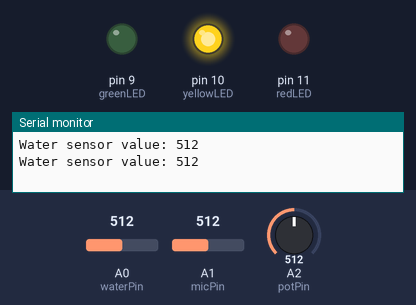
A sketch run on a simulated Arduino Uno, built with avr-gcc and run on an emulated ATmega328P. Parts: output pins drawn as LEDs (lit = HIGH), the last lines printed to the serial monitor. The inputs (shaded band) are chosen by the test bench; at power-on: A0 (waterPin) = 512, A2 (potPin) = 512, A1 (micPin) = 512.

Above: at 1.8 s.
1.9 s: A0 (waterPin) set to 686
3.4 s: A0 (waterPin) set to 712
At 4.4 s:
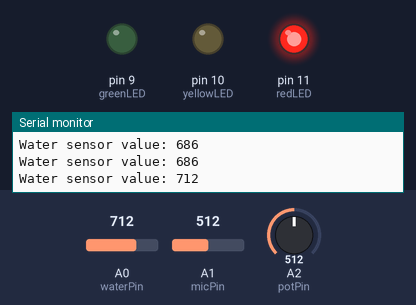
5.5 s: A0 (waterPin) set to 290
At 7.1 s:
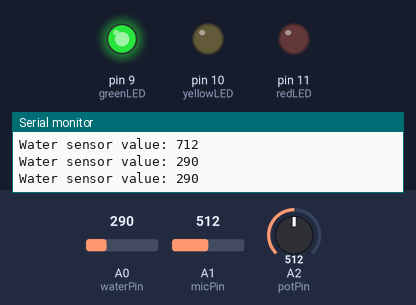
7.5 s: A2 (potPin) set to 693
9.2 s: A2 (potPin) set to 714
At 11.4 s:
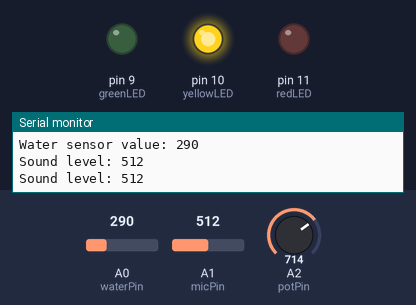
12.5 s: A2 (potPin) set to 690
At 13.8 s:
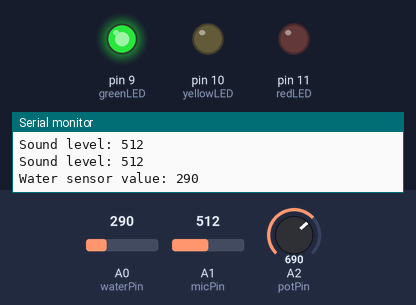
Timing chart, 0 to 15.5 s (numbered marks = the images above; inputs shaded):
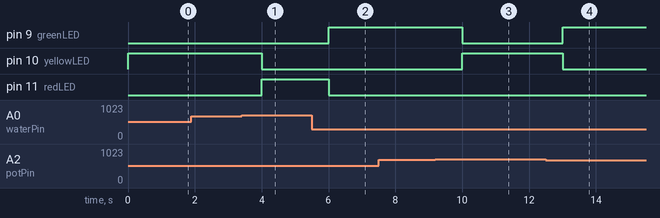

The sketch:

trafficL_act1.ino
```cpp
#include <DHT.h>
#define DHTPIN 2   // Pin for DHT11 sensor
#define DHTTYPE DHT11

DHT dht(DHTPIN, DHTTYPE);

int potPin = A2;    // Potentiometer pin
int waterPin = A0;  // Water sensor pin
int micPin = A1;    // Microphone sensor pin
int greenLED = 9;
int yellowLED = 10;
int redLED = 11;

void setup() {
  Serial.begin(9600);
  dht.begin();

  pinMode(greenLED, OUTPUT);
  pinMode(yellowLED, OUTPUT);
  pinMode(redLED, OUTPUT);
}

void loop() {
  int potValue = analogRead(potPin);   // Read potentiometer
  if (potValue >= 0 && potValue <= 300) {
    readDHT11();  // DHT11 mode
  } else if (potValue > 300 && potValue <= 700) {
    readWaterSensor();  // Water sensor mode
  } else if (potValue > 700 && potValue <= 1023) {
    readMicSensor();  // Microphone sensor mode
  }
  delay(1000);  // Delay between readings
}

void readDHT11() {
  float temperature = dht.readTemperature();
  float humidity = dht.readHumidity();

  if (temperature < 20) {
    setLEDs(HIGH, LOW, LOW);  // Green LED
  } else if (temperature >= 20 && temperature <= 30) {
    setLEDs(LOW, HIGH, LOW);  // Yellow LED
  } else {
    setLEDs(LOW, LOW, HIGH);  // Red LED
  }

  Serial.print("Temperature: ");
  Serial.print(temperature);
  Serial.println(" °C");
  Serial.print("Humidity: ");
  Serial.print(humidity);
  Serial.println(" %");
}

void readWaterSensor() {
  int waterValue = analogRead(waterPin);

  if (waterValue < 300) {
    setLEDs(HIGH, LOW, LOW);  // Green LED
  } else if (waterValue >= 300 && waterValue <= 700) {
    setLEDs(LOW, HIGH, LOW);  // Yellow LED
  } else {
    setLEDs(LOW, LOW, HIGH);  // Red LED
  }

  Serial.print("Water sensor value: ");
  Serial.println(waterValue);
}

void readMicSensor() {
  int soundValue = analogRead(micPin);

  if (soundValue < 300) {
    setLEDs(HIGH, LOW, LOW);  // Green LED
  } else if (soundValue >= 300 && soundValue <= 700) {
    setLEDs(LOW, HIGH, LOW);  // Yellow LED
  } else {
    setLEDs(LOW, LOW, HIGH);  // Red LED
  }

  Serial.print("Sound level: ");
  Serial.println(soundValue);
}

void setLEDs(int greenState, int yellowState, int redState) {
  digitalWrite(greenLED, greenState);
  digitalWrite(yellowLED, yellowState);
  digitalWrite(redLED, redState);
}
```

Measured:
- the behaviour switches between 700 and 701 on A0 (waterPin) (found by bisection; images 0 and 1)
- the behaviour switches between 700 and 701 on A2 (potPin) (found by bisection; images 2 and 3)
- after the input at 3.4 s, pin 10 (yellowLED): HIGH → LOW after 0.60 s; pin 11 (redLED): LOW → HIGH after 0.60 s
- after the input at 5.5 s, pin 9 (greenLED): LOW → HIGH after 0.50 s; pin 11 (redLED): HIGH → LOW after 0.50 s
- after the input at 9.2 s, pin 9 (greenLED): HIGH → LOW after 0.81 s; pin 10 (yellowLED): LOW → HIGH after 0.81 s
- after the input at 12.5 s, pin 9 (greenLED): LOW → HIGH after 0.51 s; pin 10 (yellowLED): HIGH → LOW after 0.51 s
